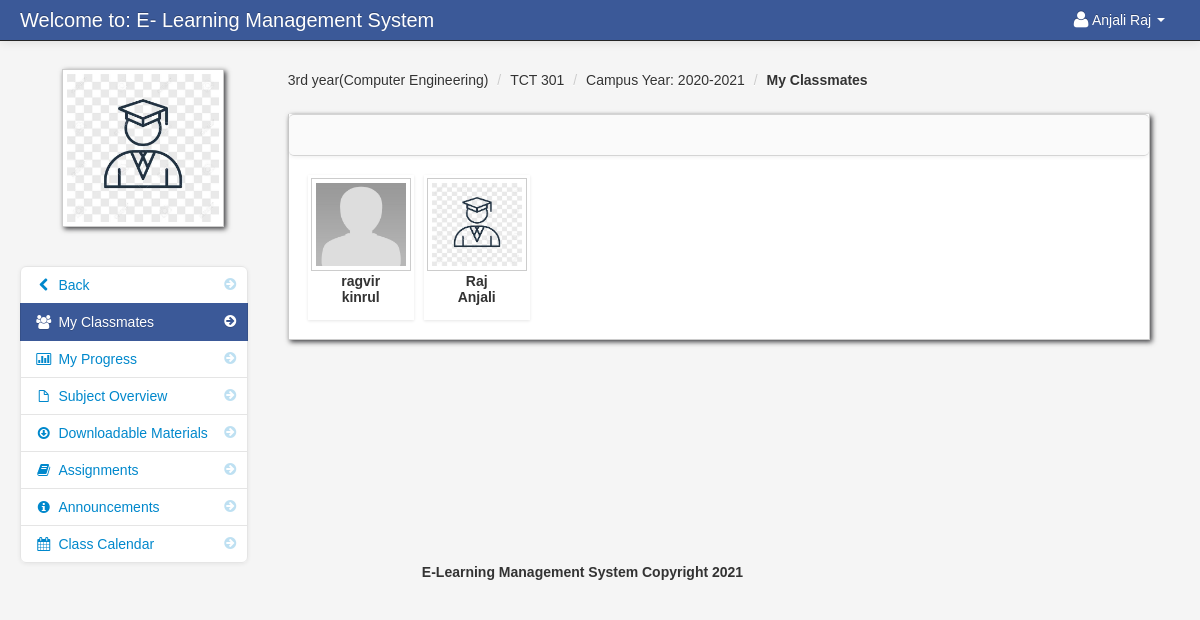
The page /my_classmates.php?id=190 (signed in) on the database its author committed.
### tables this page shows
CREATE TABLE `student` (
  `student_id` int(11) NOT NULL,
  `firstname` varchar(100) NOT NULL,
  `lastname` varchar(100) NOT NULL,
  `class_id` int(11) NOT NULL,
  `username` varchar(100) NOT NULL,
  `password` varchar(100) NOT NULL,
  `location` varchar(100) NOT NULL,
  `status` varchar(100) NOT NULL
);

CREATE TABLE `class` (
  `class_id` int(11) NOT NULL,
  `class_name` varchar(100) NOT NULL
);

CREATE TABLE `subject` (
  `subject_id` int(11) NOT NULL,
  `subject_code` varchar(100) NOT NULL,
  `subject_title` varchar(100) NOT NULL,
  `category` varchar(100) NOT NULL,
  `description` longtext NOT NULL,
  `unit` int(11) NOT NULL,
  `Pre_req` varchar(100) NOT NULL,
  `semester` varchar(100) NOT NULL
);

CREATE TABLE `teacher_class` (
  `teacher_class_id` int(11) NOT NULL,
  `teacher_id` int(11) NOT NULL,
  `class_id` int(11) NOT NULL,
  `subject_id` int(11) NOT NULL,
  `thumbnails` varchar(100) NOT NULL,
  `school_year` varchar(100) NOT NULL
);

CREATE TABLE `teacher_class_student` (
  `teacher_class_student_id` int(11) NOT NULL,
  `teacher_class_id` int(11) NOT NULL,
  `student_id` int(11) NOT NULL,
  `teacher_id` int(11) NOT NULL
);

### session.php (called while the page is built, shortened)
<?php
$session_id=$_SESSION['id'];
?>

### my_classmates.php (the view, shortened to what this page needs)
<?php include('header_dashboard.php'); ?>
<?php include('session.php'); ?>
<?php $get_id = $_GET['id']; ?>
    <body>
		<?php include('navbar_student.php'); ?>
        <div class="container-fluid">
            <div class="row-fluid">
				<?php include('my_classmates_link.php'); ?>
                <div class="span9" id="content">
                     <div class="row-fluid">
					<?php $query = mysqli_query($conn,"select * from teacher_class_student
					LEFT JOIN teacher_class ON teacher_class.teacher_class_id = teacher_class_student.teacher_class_id
					JOIN class ON class.class_id = teacher_class.class_id
					JOIN subject ON subject.subject_id = teacher_class.subject_id
					where student_id = '$session_id'
					")or die(mysqli_error());
					$row = mysqli_fetch_array($query);
					?>
					     <ul class="breadcrumb">
							<li><a href="#"><?php echo $row['class_name']; ?></a> <span class="divider">/</span></li>
							<li><a href="#"><?php echo $row['subject_code']; ?></a> <span class="divider">/</span></li>
							<li><a href="#">Campus Year: <?php echo $row['school_year']; ?></a> <span class="divider">/</span></li>
							<li><a href="#"><b>My Classmates</b></a></li>
						</ul>
                        <div id="block_bg" class="block">
                            <div class="navbar navbar-inner block-header">
                            </div>
                            <div class="block-content collapse in">
                                <div class="span12">
									<ul	 id="da-thumbs" class="da-thumbs">
										    <?php
														$my_student = mysqli_query($conn,"SELECT *
														FROM teacher_class_student
														LEFT JOIN student ON student.student_id = teacher_class_student.student_id
														INNER JOIN class ON class.class_id = student.class_id where teacher_class_id = '$get_id' order by lastname ")or die(mysqli_error());
														while($row = mysqli_fetch_array($my_student)){
														$id = $row['teacher_class_student_id'];
														?>
											<li id="del<?php echo $id; ?>">
												<a  class="classmate_cursor" href="#">
														<img id="student_avatar_class" src ="admin/<?php echo $row['location'] ?>" width="124" height="140" class="img-polaroid">
												</a>
												<p class="class"><?php echo $row['lastname'];?></p>
												<p class="subject"><?php echo $row['firstname']; ?></p>
											</li>
									<?php } ?>
									</ul>
                                </div>
                            </div>
                        </div>
                    </div>
                </div>
            </div>
		<?php include('footer.php'); ?>
        </div>
		<?php include('script.php'); ?>
    </body>
</html>

### navbar_student.php (shortened to what this page needs)
<div class="navbar navbar-fixed-top navbar-inverse">
        <div class="navbar-inner">
            <div class="container-fluid">
                <a class="brand" href="#">Welcome to: E- Learning Management System</a>
					<div class="nav-collapse collapse">
						<ul class="nav pull-right">
							<?php $query= mysqli_query($conn,"select * from student where student_id = '$session_id'")or die(mysqli_error());
									$row = mysqli_fetch_array($query);
							?>
							<li class="dropdown">
								<a href="#" role="button" class="dropdown-toggle" data-toggle="dropdown"> <i class="icon-user icon-large"></i><?php if(isset($row['firstname'])) echo $row['firstname']." ".$row['lastname'];  ?> <i class="caret"></i></a>
							</li>
						</ul>
					</div>
            </div>
        </div>
</div>

### my_classmates_link.php (shortened to what this page needs)
<div class="span3" id="sidebar">
	<img id="avatar" src="admin/<?php echo $row['location']; ?>" class="img-polaroid">
		<ul class="nav nav-list bs-docs-sidenav nav-collapse collapse">
				<li class=""><a href="dashboard_student.php"><i class="icon-chevron-right"></i><i class="icon-chevron-left"></i>&nbsp;Back</a></li>
				<li class="active"><a href="my_classmates.php<?php echo '?id='.$get_id; ?>"><i class="icon-chevron-right"></i><i class="icon-group"></i>&nbsp;My Classmates</a></li>
				<li class=""><a href="progress.php<?php echo '?id='.$get_id; ?>"><i class="icon-chevron-right"></i><i class="icon-bar-chart"></i>&nbsp;My Progress</a></li>
				<li class=""><a href="subject_overview_student.php<?php echo '?id='.$get_id; ?>"><i class="icon-chevron-right"></i><i class="icon-file"></i>&nbsp;Subject Overview</a></li>
				<li class=""><a href="downloadable_student.php<?php echo '?id='.$get_id; ?>"><i class="icon-chevron-right"></i><i class="icon-download"></i>&nbsp;Downloadable Materials</a></li>
				<li class=""><a href="assignment_student.php<?php echo '?id='.$get_id; ?>"><i class="icon-chevron-right"></i><i class="icon-book"></i>&nbsp;Assignments</a></li>
				<li class=""><a href="announcements_student.php<?php echo '?id='.$get_id; ?>"><i class="icon-chevron-right"></i><i class="icon-info-sign"></i>&nbsp;Announcements</a></li>
				<li class=""><a href="class_calendar_student.php<?php echo '?id='.$get_id; ?>"><i class="icon-chevron-right"></i><i class="icon-calendar"></i>&nbsp;Class Calendar</a></li>
		</ul>
</div>

### admin/assets/styles.css (style rules this page uses)
body { padding-top: 60px; padding-bottom: 40px; background-color: #f5f5f5; }
#content { margin-left:0px; }
.breadcrumb { margin: 0 0 0px; padding: 10px 0px; background-color: transparent; }
.block { background: url("../images/pixel-60fff.png") repeat scroll 0 0 rgba(0, 0, 0, 0) !important; border: 1px solid #ccc; background: white; margin: 1em 0em; border-top: none; -webkit-box-shadow: 2px 2px 5px rgba(0, 0, 6, 0.75); -moz-box-shadow: 2px 2px 5px rgba(0, 0, 6, 0.75); box-shadow: 2px 2px 5px rgba(0, 0, 6, 0.75); }
.block-content { margin: 1em; min-height: .100em; }
.block-header { margin-bottom: 0px; border-right: none; border-left: none; -webkit-border-radius: 0px; -moz-border-radius: 0px; border-radius: 5px; }
.bs-docs-sidenav { max-width: 228px; margin: 30px 0 0; padding: 0; background-color: #fff; -webkit-border-radius: 6px; -moz-border-radius: 6px; border-radius: 6px; -webkit-box-shadow: 0 1px 4px rgba(0,0,0,.065); -moz-box-shadow: 0 1px 4px rgba(0,0,0,.065); box-shadow: 0 1px 4px rgba(0,0,0,.065); }
.bs-docs-sidenav > li > a { display: block; width: 190px \9; margin: 0 0 -1px; padding: 8px 14px; border: 1px solid #e5e5e5; }
.bs-docs-sidenav > li:first-child > a { -webkit-border-radius: 6px 6px 0 0; -moz-border-radius: 6px 6px 0 0; border-radius: 6px 6px 0 0; }
.bs-docs-sidenav > li:last-child > a { -webkit-border-radius: 0 0 6px 6px; -moz-border-radius: 0 0 6px 6px; border-radius: 0 0 6px 6px; }
.bs-docs-sidenav > .active > a { position: relative; z-index: 2; padding: 9px 15px; border: 0; text-shadow: 0 1px 0 rgba(0,0,0,.15); -webkit-box-shadow: inset 1px 0 0 rgba(0,0,0,.1), inset -1px 0 0 rgba(0,0,0,.1); -moz-box-shadow: inset 1px 0 0 rgba(0,0,0,.1), inset -1px 0 0 rgba(0,0,0,.1); box-shadow: inset 1px 0 0 rgba(0,0,0,.1), inset -1px 0 0 rgba(0,0,0,.1); }
.bs-docs-sidenav .icon-chevron-right { float: right; margin-top: 2px; margin-right: -6px; opacity: .25; }
.bs-docs-sidenav .active .icon-chevron-right, .bs-docs-sidenav .active a:hover .icon-chevron-right { opacity: 1; }

### admin/assets/style.css (style rules this page uses)
.da-thumbs { float: left; list-style: none outside none; margin: 0; padding: 0; position: relative; }
.da-thumbs li { float: left; margin: 5px; padding: 3px; position: relative; box-shadow: 0 1px 3px rgba(0,0,0,0.1); }
.da-thumbs li a, .da-thumbs li a img { display: block; position: relative; }
.da-thumbs li a { overflow: hidden; }
.class { font-family: helvetica !important; font-weight: bold; text-align: center; }
.subject { font-family: helvetica !important; font-weight: bold; text-align: center; margin-top: -14px; }

### rows shown on the page
student: firstname "Anjali", lastname "Raj", location (picture)
class: class_name "3rd year(Computer Engineering)"
subject: subject_code "TCT 301"
teacher_class: school_year "2020-2021"
teacher_class_student: student.location (placeholder picture), student.lastname "ragvir", student.firstname "kinrul"
teacher_class_student: student.location (picture), student.lastname "Raj", student.firstname "Anjali"
